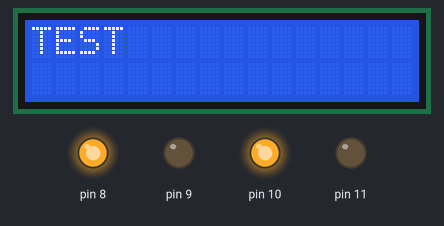
Bench run of a sketch on a simulated Arduino Uno, built with avr-gcc and run on an emulated ATmega328P. Parts: 16×2 character LCD, output pins drawn as LEDs (lit = HIGH).

Above: at 0.1 s.
At 7.1 s:
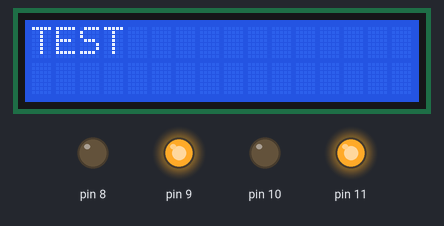
At 14.1 s:
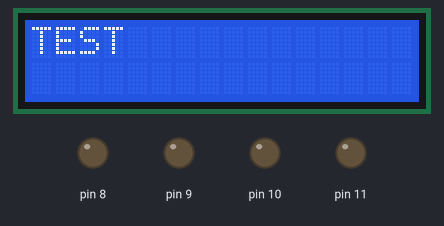
Timing chart, 0 to 128.6 s (numbered marks = the images above):
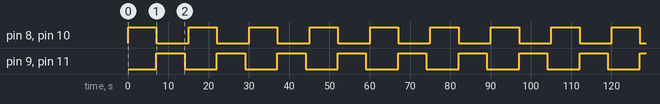

The sketch:

Test_EV.ino
```cpp
#include <Arduino.h>
#include <Wire.h>
#include <I2CKeyPad.h>
#include <LiquidCrystal.h>
#include <PCF8574.h>

const int rs = 13, en = 12, d4 = 3, d5 = 4, d6 = 5, d7 = 6;
LiquidCrystal lcd(rs, en, d4, d5, d6, d7);

void setup() {
  // put your setup code here, to run once:
  Serial.begin(9600);
  //Définition des E/S
  pinMode(8, OUTPUT);
  pinMode(9, OUTPUT);
  pinMode(10, OUTPUT);
  pinMode(11, OUTPUT);
  digitalWrite(8, false);
  digitalWrite(9, false);

  lcd.begin(16, 2);
  lcd.print("TEST");
  lcd.display();
}

void loop() {
  digitalWrite(10, true);
  digitalWrite(8, true);
  delay(7000);
  digitalWrite(10, false);
  digitalWrite(8, false);

  digitalWrite(11, true);
  digitalWrite(9, true);
  delay(7000);
  digitalWrite(11, false);
  digitalWrite(9, false);
  delay(1000);
}
```

Measured:
- by itself, pin 8–11: alternates HIGH for 7.0 s and LOW for 8.0 s
- by itself, everything shown: repeats every 15.0 s, in 3 steps
